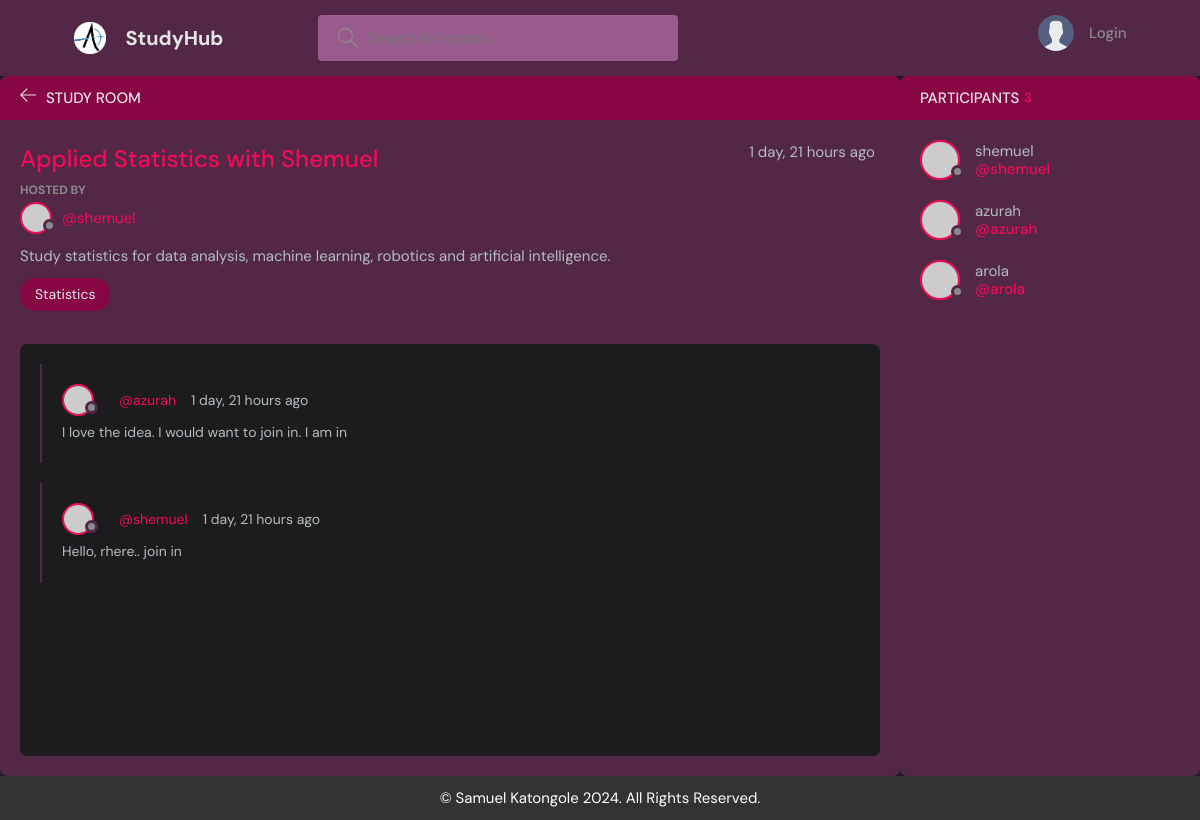
/room/13/, run on an earlier commit of the app's database.
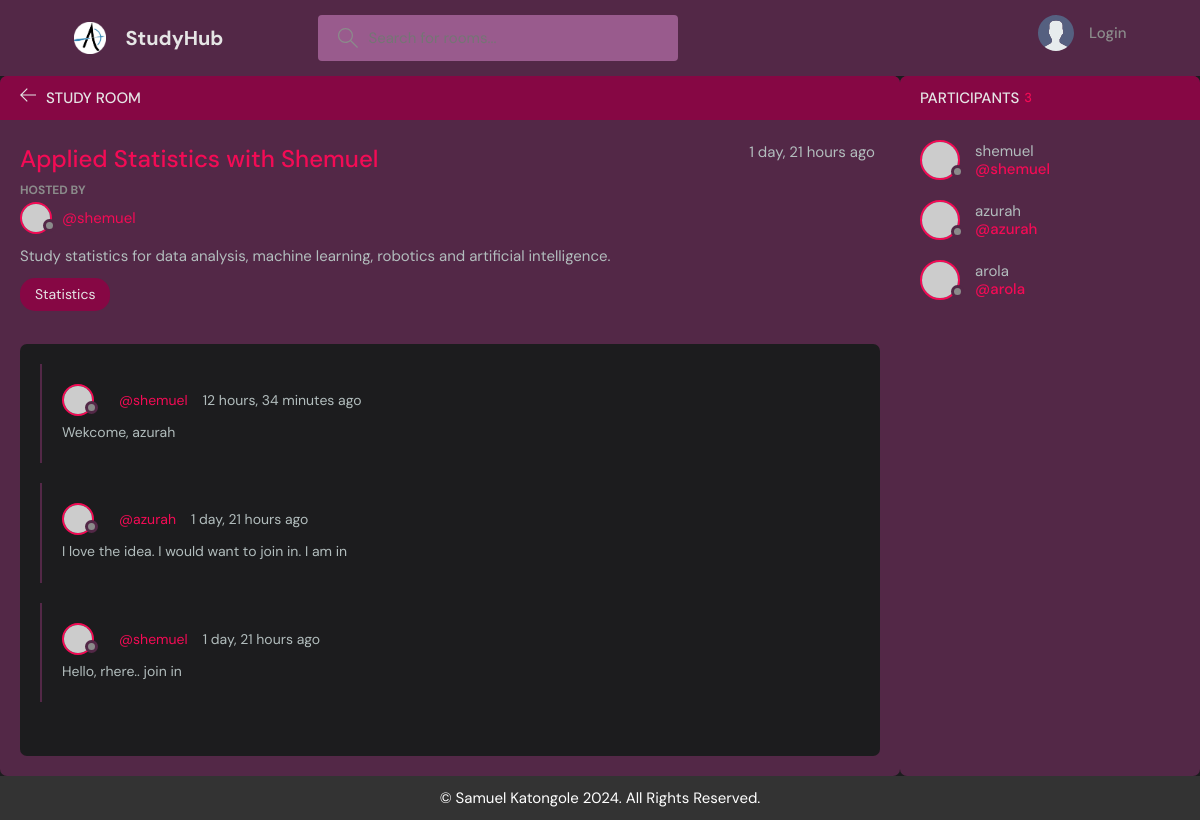
And on a later commit of the database.
### Rooms/models.py (models this page shows, shortened)
class Post(models.Model): # messages model
    author = models.ForeignKey(User, on_delete=models.CASCADE)
    room = models.ForeignKey(Room, on_delete=models.CASCADE)
    body = models.TextField()
    created_on= models.DateTimeField(auto_now_add=True) # date post created
    updated_on= models.DateTimeField(auto_now=True) # date last edited
    class Meta:
        ordering = ['-updated_on', '-created_on'] # ordered based on those fields

### Rooms/views.py (the view, shortened to what this page needs)
# urls.py: path('room/<str:pk>/',views.room, name='room'),
def room(request, pk):
    roomy = Room.objects.get(id=pk) # get this room
    participants = roomy.participants.all() # get all participants
    room_posts = roomy.post_set.all().order_by('-created_on') # or
    room_topics = roomy.topic # get all topics in this room???
    context = {'room':roomy, 'room_posts':room_posts,
               'participants':participants, 'room_topics': room_topics}
    return render(request, 'Rooms/room.html',context)

### Rooms/templates/Rooms/room.html (shortened to what this page needs)
{% extends 'parent_hub/base.html' %}
{% block content %}
<div class="room-container">
    <div class="room">
        <div class="room__top">
        <div class="room__topLeft">
            <a href="{% url 'home' %}">
            <svg version="1.1" xmlns="http://www.w3.org/2000/svg" width="32" height="32" viewBox="0 0 32 32">
                <title>arrow-left</title>
                <path
                d="M13.723 2.286l-13.723 13.714 13.719 13.714 1.616-1.611-10.96-10.96h27.625v-2.286h-27.625l10.965-10.965-1.616-1.607z"
                ></path>
            </svg>
            </a>
            <h3>Study Room</h3>
        </div>
        </div>
        <div class="room__box scroll">
        <div class="room__header scroll">
            <div class="room__info">
            <h3>{{room.name}}</h3>
            <span>{{room.created|timesince}} ago</span>
            </div>
            <div class="room__hosted">
            <p>Hosted By</p>
            <a href="{% url 'user-profile' room.host.id %}" class="room__author">
                <div class="avatar avatar--small">
                <img src="https://randomuser.me/api/portraits/men/37.jpg" />
                </div>
                <span>@{{room.host}}</span>
            </a>
            </div>
            <div class="room__details">
            {{room.description}}
            </div>
            <span class="room__topics">{{room_topics.name}}</span>
        </div>
        <div class="room__conversation">
            <div class="threads scroll">
                {% for post in room_posts %}
            <div class="thread">
                <div class="thread__top">
                <div class="thread__author">
                    <a href="#" class="thread__authorInfo">
                    <div class="avatar avatar--small">
                        <img src="https://randomuser.me/api/portraits/men/37.jpg" />
                    </div>
                    <span><a href="{% url 'user-profile' post.author.id %}">@{{post.author}}</a></span>
                    </a>
                    <span class="thread__date">{{post.created_on|timesince}} ago</span>
                </div>
                </div>
                <div class="thread__details">
                {{post.body}}
                </div>
            </div>
            {% endfor %}
            </div>
        </div>
        </div>
    </div>
    <div class="participants">
        <h3 class="participants__top">Participants <span>{{participants.all.count}}</span></h3>
        <div class="participants__list scroll">
            {% for participant in participants%}
        <a href="{% url 'user-profile' participant.id %}" class="participant">
            <div class="avatar avatar--medium">
            <img src="https://randomuser.me/api/portraits/men/37.jpg" />
            </div>
            <p>
            {{participant.username}}
            <span>@{{participant.username}}</span>
            </p>
        </a>
        {% endfor %}
        </div>
    </div>
</div>
{% endblock %}

What changed in the data, as far as the page shows it:
added Post: author "shemuel", created_on "12 hours, 34 minutes", body "Wekcome, azurah"
